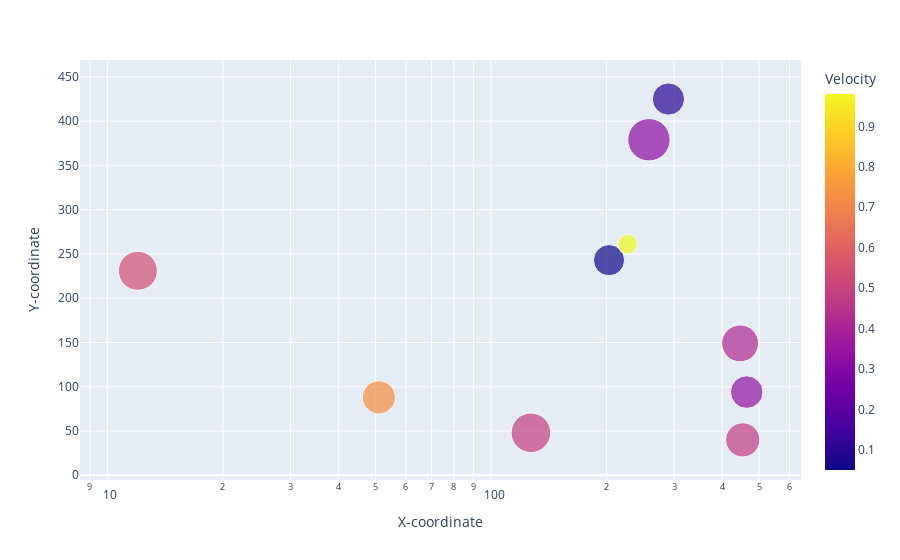

The cell this chart's notebook holds for it:
### Code cell
#inital positions
fig = px.scatter(bodies, x="X-coordinate", y="Y-coordinate", color="Velocity",
                 size="Mass", log_x=True, size_max=30)

fig.show()

### Figure 1 — Plotly figure (JSON) as saved in the notebook; plotly's stock layout.template omitted (floating-point values rounded to 4 significant figures)
{"data": [{"hovertemplate": "X-coordinate=%{x}<br>Y-coordinate=%{y}<br>Mass=%{marker.size}<br>Velocity=%{marker.color}<extra></extra>", "legendgroup": "", "marker": {"color": [0.32, 0.73, 0.05, 0.33, 0.42, 0.48, 0.54, 0.1, 0.98, 0.49], "coloraxis": "coloraxis", "size": [19.8, 12.1, 10.68, 11.69, 14.94, 12.87, 16.75, 11.45, 4.32, 17.24], "sizemode": "area", "sizeref": 0.022, "symbol": "circle"}, "mode": "markers", "name": "", "orientation": "v", "showlegend": false, "type": "scatter", "x": [258, 51, 203, 464, 446, 453, 12, 290, 227, 127], "xaxis": "x", "y": [379, 88, 243, 94, 149, 40, 231, 425, 261, 48], "yaxis": "y"}], "layout": {"coloraxis": {"colorbar": {"title": {"text": "Velocity"}}, "colorscale": [[0, "#0d0887"], [0.1111, "#46039f"], [0.2222, "#7201a8"], [0.3333, "#9c179e"], [0.4444, "#bd3786"], [0.5556, "#d8576b"], [0.6667, "#ed7953"], [0.7778, "#fb9f3a"], [0.8889, "#fdca26"], [1, "#f0f921"]]}, "legend": {"itemsizing": "constant", "tracegroupgap": 0}, "margin": {"t": 60}, "xaxis": {"anchor": "y", "domain": [0, 1], "title": {"text": "X-coordinate"}, "type": "log"}, "yaxis": {"anchor": "x", "domain": [0, 1], "title": {"text": "Y-coordinate"}}}}
